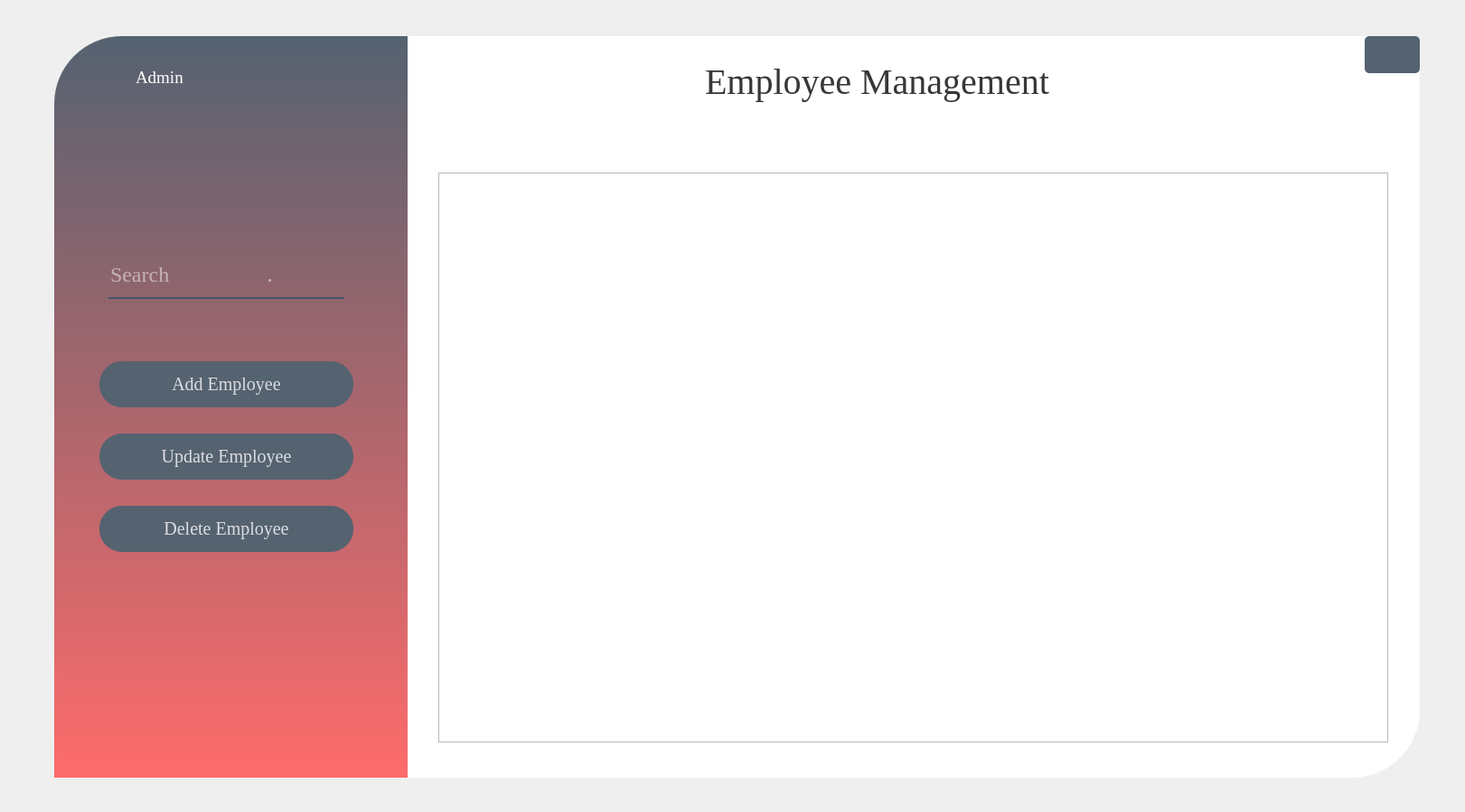
<?xml version="1.0" encoding="UTF-8"?>
<ui version="4.0">
 <class>ManageEmpWindow</class>
 <widget class="QWidget" name="ManageEmpWindow">
  <property name="geometry">
   <rect>
    <x>0</x>
    <y>0</y>
    <width>1621</width>
    <height>899</height>
   </rect>
  </property>
  <property name="windowTitle">
   <string>Form</string>
  </property>
  <property name="styleSheet">
   <string notr="true">QPushButton{
background-color:rgba(85,98,112,255);
color:rgba(255,255,255,200);
border-radius:25px

}

QPushButton:hover{
background-color:rgba(255,107,107,255);

}

QPushButton:pressed{
padding-left:5px;
padding-top:5px;
background-color:rgba(255,107,107,255):
backgound-position:calc(100% -10px)center:
}

</string>
  </property>
  <widget class="QLabel" name="label">
   <property name="geometry">
    <rect>
     <x>60</x>
     <y>40</y>
     <width>1511</width>
     <height>821</height>
    </rect>
   </property>
   <property name="styleSheet">
    <string notr="true">background-color:rgba(255,255,255,255);
border-bottom-right-radius:75px;
border-top-left-radius:75px;
border-top-right-radius:5px;







</string>
   </property>
   <property name="text">
    <string/>
   </property>
  </widget>
  <widget class="QLabel" name="label_2">
   <property name="geometry">
    <rect>
     <x>60</x>
     <y>40</y>
     <width>391</width>
     <height>821</height>
    </rect>
   </property>
   <property name="styleSheet">
    <string notr="true">background-color: qlineargradient(spread:pad, x1:0, y1:0, x2:0, y2:1, stop:0 rgba(85, 98,112, 255), stop:1 rgba(255, 107, 107, 255));
border-top-left-radius:75px;</string>
   </property>
   <property name="text">
    <string/>
   </property>
  </widget>
  <widget class="QPushButton" name="manageEmp">
   <property name="geometry">
    <rect>
     <x>110</x>
     <y>480</y>
     <width>281</width>
     <height>51</height>
    </rect>
   </property>
   <property name="font">
    <font>
     <family>Times New Roman</family>
     <pointsize>15</pointsize>
     <weight>50</weight>
     <bold>false</bold>
    </font>
   </property>
   <property name="cursor">
    <cursorShape>PointingHandCursor</cursorShape>
   </property>
   <property name="layoutDirection">
    <enum>Qt::RightToLeft</enum>
   </property>
   <property name="styleSheet">
    <string notr="true"/>
   </property>
   <property name="text">
    <string>Update Employee</string>
   </property>
  </widget>
  <widget class="QPushButton" name="pushButton_3">
   <property name="geometry">
    <rect>
     <x>1510</x>
     <y>40</y>
     <width>61</width>
     <height>41</height>
    </rect>
   </property>
   <property name="font">
    <font>
     <pointsize>10</pointsize>
     <weight>75</weight>
     <bold>true</bold>
    </font>
   </property>
   <property name="cursor">
    <cursorShape>PointingHandCursor</cursorShape>
   </property>
   <property name="styleSheet">
    <string notr="true">image: url(:/images/back2.png);
border-radius:5px;</string>
   </property>
   <property name="text">
    <string/>
   </property>
  </widget>
  <widget class="QLabel" name="label_3">
   <property name="geometry">
    <rect>
     <x>780</x>
     <y>50</y>
     <width>481</width>
     <height>81</height>
    </rect>
   </property>
   <property name="font">
    <font>
     <family>Times New Roman</family>
     <pointsize>30</pointsize>
     <weight>50</weight>
     <bold>false</bold>
    </font>
   </property>
   <property name="styleSheet">
    <string notr="true">color:rgba(0,0,0,200);</string>
   </property>
   <property name="text">
    <string>Employee Management</string>
   </property>
  </widget>
  <widget class="QPushButton" name="manageEmp_2">
   <property name="geometry">
    <rect>
     <x>110</x>
     <y>400</y>
     <width>281</width>
     <height>51</height>
    </rect>
   </property>
   <property name="font">
    <font>
     <family>Times New Roman</family>
     <pointsize>15</pointsize>
     <weight>50</weight>
     <bold>false</bold>
    </font>
   </property>
   <property name="cursor">
    <cursorShape>PointingHandCursor</cursorShape>
   </property>
   <property name="layoutDirection">
    <enum>Qt::RightToLeft</enum>
   </property>
   <property name="styleSheet">
    <string notr="true"/>
   </property>
   <property name="text">
    <string>Add Employee</string>
   </property>
  </widget>
  <widget class="QPushButton" name="manageEmp_3">
   <property name="geometry">
    <rect>
     <x>110</x>
     <y>560</y>
     <width>281</width>
     <height>51</height>
    </rect>
   </property>
   <property name="font">
    <font>
     <family>Times New Roman</family>
     <pointsize>15</pointsize>
     <weight>50</weight>
     <bold>false</bold>
    </font>
   </property>
   <property name="cursor">
    <cursorShape>PointingHandCursor</cursorShape>
   </property>
   <property name="layoutDirection">
    <enum>Qt::RightToLeft</enum>
   </property>
   <property name="styleSheet">
    <string notr="true"/>
   </property>
   <property name="text">
    <string>Delete Employee</string>
   </property>
  </widget>
  <widget class="QLineEdit" name="search_LE">
   <property name="geometry">
    <rect>
     <x>120</x>
     <y>280</y>
     <width>261</width>
     <height>51</height>
    </rect>
   </property>
   <property name="font">
    <font>
     <family>Times New Roman</family>
     <pointsize>18</pointsize>
    </font>
   </property>
   <property name="styleSheet">
    <string notr="true">background-color:rgba(0,0,0,0);
border:none;
border-bottom:2px solid rgba(46,82,101,200);
color:white;
padding-bottom:4px;
</string>
   </property>
   <property name="text">
    <string/>
   </property>
   <property name="placeholderText">
    <string>Search                  </string>
   </property>
  </widget>
  <widget class="QLabel" name="label_4">
   <property name="geometry">
    <rect>
     <x>80</x>
     <y>60</y>
     <width>71</width>
     <height>51</height>
    </rect>
   </property>
   <property name="styleSheet">
    <string notr="true">image: url(:/images/profile.png);</string>
   </property>
   <property name="text">
    <string/>
   </property>
  </widget>
  <widget class="QLabel" name="label_5">
   <property name="geometry">
    <rect>
     <x>150</x>
     <y>70</y>
     <width>91</width>
     <height>31</height>
    </rect>
   </property>
   <property name="font">
    <font>
     <family>Times New Roman</family>
     <pointsize>14</pointsize>
    </font>
   </property>
   <property name="autoFillBackground">
    <bool>false</bool>
   </property>
   <property name="styleSheet">
    <string notr="true">color:white;</string>
   </property>
   <property name="text">
    <string>Admin</string>
   </property>
  </widget>
  <widget class="QTableView" name="tableView">
   <property name="geometry">
    <rect>
     <x>485</x>
     <y>191</y>
     <width>1051</width>
     <height>631</height>
    </rect>
   </property>
   <property name="font">
    <font>
     <family>Times New Roman</family>
    </font>
   </property>
   <property name="editTriggers">
    <set>QAbstractItemView::NoEditTriggers</set>
   </property>
   <property name="selectionBehavior">
    <enum>QAbstractItemView::SelectRows</enum>
   </property>
   <property name="sortingEnabled">
    <bool>true</bool>
   </property>
  </widget>
 </widget>
 <resources>
  <include location="res.qrc"/>
 </resources>
 <connections/>
</ui>
